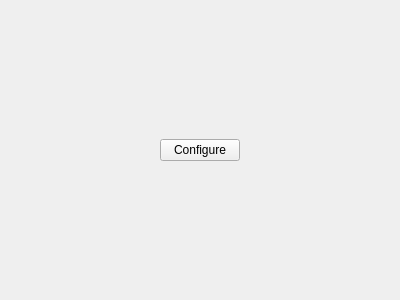
<?xml version="1.0" encoding="UTF-8"?>
<ui version="4.0">
 <class>UnconfiguredTab</class>
 <widget class="QWidget" name="UnconfiguredTab">
  <property name="geometry">
   <rect>
    <x>0</x>
    <y>0</y>
    <width>400</width>
    <height>300</height>
   </rect>
  </property>
  <property name="windowTitle">
   <string>Form</string>
  </property>
  <layout class="QHBoxLayout" name="horizontalLayout">
   <item>
    <spacer name="horizontalSpacer">
     <property name="orientation">
      <enum>Qt::Horizontal</enum>
     </property>
     <property name="sizeHint" stdset="0">
      <size>
       <width>142</width>
       <height>20</height>
      </size>
     </property>
    </spacer>
   </item>
   <item>
    <widget class="QPushButton" name="pushButton">
     <property name="text">
      <string>Configure</string>
     </property>
    </widget>
   </item>
   <item>
    <spacer name="horizontalSpacer_2">
     <property name="orientation">
      <enum>Qt::Horizontal</enum>
     </property>
     <property name="sizeHint" stdset="0">
      <size>
       <width>142</width>
       <height>20</height>
      </size>
     </property>
    </spacer>
   </item>
  </layout>
 </widget>
 <resources/>
 <connections/>
</ui>
